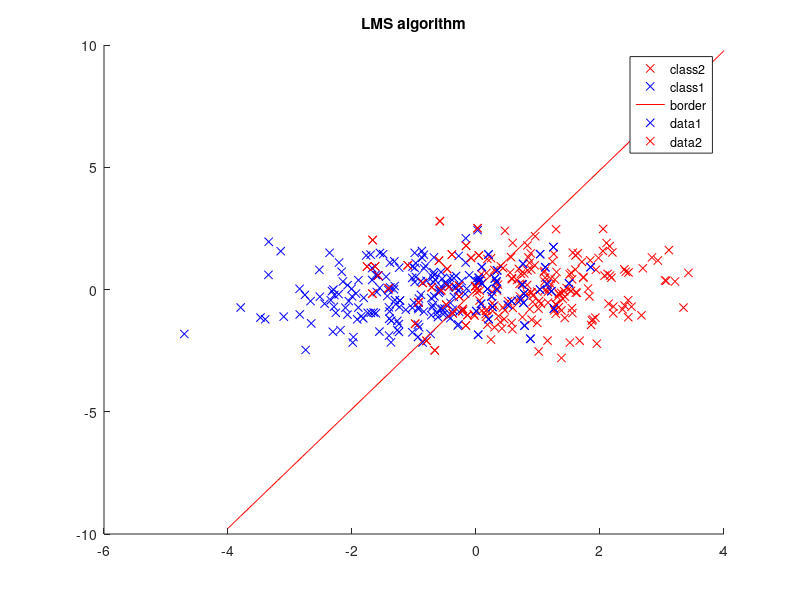

MATLAB code to generate this figure:
clc
clear
close all
rng(1);
sigma=[1 0;0 1];
m1=[1,0]';
m2=[-1,0]';
x1=mvnrnd(m1,sigma,200)';
x2=mvnrnd(m2,sigma,200)';
hold on
plot(x1(1,:),x1(2,:),'rx')
hold on
plot(x2(1,:),x2(2,:),'bx')
X=[x1 x2];
X(3,1:200)=-1;
X(3,201:400)=+1;
W=randn(1,2);
b=randn(1);
p=.5;
%    t=-8:.1:8;
%    line=(W(1)/W(2))*t;
%    plot(t,line,'r','LineWidth',2)
for i=1:15
k=0;
k1=0;  
for j=1:length(X)
      if(W*X(1:2,j)<0)
            if (X(3,j)==+1)
            k=k+1;
            b=X(1:2,j);
            misclass1(k,:)=X(1:2,j);
      end
      end
      if(W*X(1:2,j)>0)
          if (X(3,j)==-1)
          k1=k1+1;
          misclass2(k1,:)=X(1:2,j);
          end
      end   
end
    Y=[-1*misclass1(1:k,:);misclass2(1:k1,:)];
    Y1=[misclass1(1:k,:)];
    Y2=[misclass2(1:k1,:)];
    d=sum(Y);
     W=W-p*sum(Y);
end
hold on
t=-4:.1:4;
line=(W(1)/W(2))*t;
plot(t,line,'r')
legend('class2','class1','border')
title('LMS algorithm')
pause(.05)
hold on
plot(Y1(:,1),Y1(:,2),'bx')
hold on
plot(Y2(:,1),Y2(:,2),'rx')



